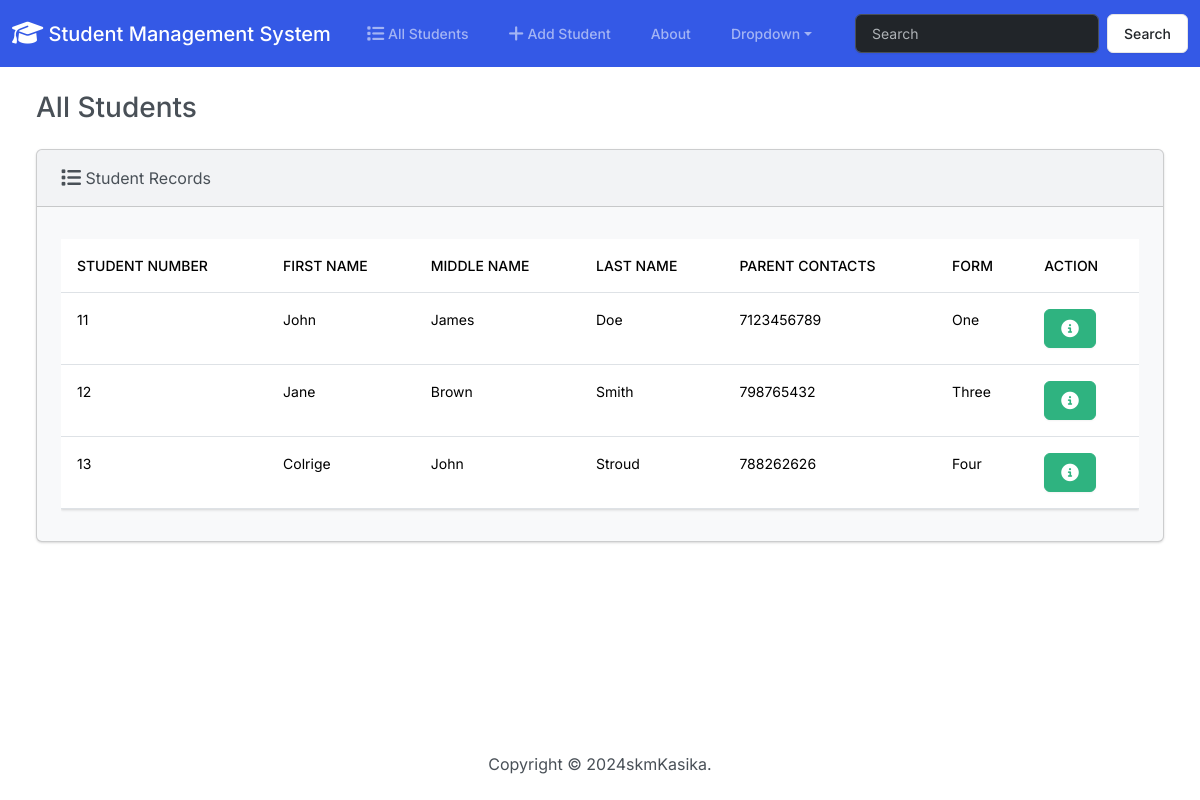
The page / on the database its author committed.
### Students/models.py (models this page shows, shortened)
class Student(models.Model):
    student_number = models.PositiveIntegerField()
    first_name = models.CharField(max_length=50)
    middle_name = models.CharField(max_length=50)
    last_name = models.CharField(max_length=50)
    parent_contacts = models.PositiveIntegerField()
    form = models.CharField(max_length=50)

### Students/views.py (the view)
# urls.py: path('', views.index, name='index'),
def index(request):
    return render(request, 'students/index.html', {
        'students': Student.objects.all()
    })

### Students/templates/students/index.html (shortened to what this page needs)
{% load static %}
<!DOCTYPE html>
<html lang="eng">
<head>
    <link rel="stylesheet" href="https://cdnjs.cloudflare.com/ajax/libs/font-awesome/6.1.1/css/all.min.css">
    <link href="{% static 'css/bootstrap.min.css' %}" rel="stylesheet">
    <body class="d-flex flex-column min-vh-100">
        <nav class="navbar navbar-expand-lg bg-primary" data-bs-theme="dark">
  <div class="container-fluid">
    <a class="navbar-brand" href="#">
      <i class="fa-solid fa-graduation-cap fa-lg"></i> Student Management System</a>
    <div class="collapse navbar-collapse" id="navbarColor01">
      <ul class="navbar-nav me-auto">
        <li class="nav-item">
          <a class="nav-link" href="#">
             All Students</a>
        </li>
        <li class="nav-item">
          <a class="nav-link" href="#">
             Add Student</a>
        </li>
        <li class="nav-item">
          <a class="nav-link" href="#">About</a>
        </li>
        <li class="nav-item dropdown">
          <a class="nav-link dropdown-toggle" data-bs-toggle="dropdown" href="#" role="button" aria-haspopup="true" aria-expanded="false">Dropdown</a>
        </li>
      </ul>
      <form class="d-flex">
        <input class="form-control me-sm-2" type="search" placeholder="Search">
        <button class="btn btn-secondary my-2 my-sm-0" type="submit">Search</button>
      </form>
    </div>
  </div>
</nav>
        <div class="container-fluid">
          <h3 class="m-4">All Students</h3>
          <div class="row">
            <div class="col-12">
              {% if students %}
              <div class="card bg-light ms-4 me-4 mb-4">
                <div class="card-header">
                  <i class="fa-solid fa-list fa-lg"></i> Student Records
                </div>
                <div class="card-body">
                    <div class="table-responsive">
                      <table class="table table-hover">
                        <thead>
                          <tr>
                            <th scope="col">Student Number</th>
                            <th scope="col">First Name</th>
                            <th scope="col">Middle Name</th>
                            <th scope="col">Last Name</th>
                            <th scope="col">Parent Contacts</th>
                            <th scope="col">Form</th>
                            <th scope="col">Action</th>
                          </tr>
                        </thead>
                        <tbody>
                          {% for student in students %}
                            <tr>
                              <td>{{ student.student_number }}</td>
                              <td>{{ student.first_name }}</td>
                              <td>{{ student.middle_name }}</td>
                              <td>{{ student.last_name }}</td>
                              <td>{{ student.parent_contacts }}</td>
                              <td>{{ student.form }}</td>
                              <td>
                                <button type="button" class="btn btn-success me-1" href="{% url 'view_student' student.id %}" data-bs-toggle="modal" data-bs-target="#myModal{{student.id}}">
                                </button>
                              </td>
                            </tr>
                          {% endfor %}
                        </tbody>
                      </table>
                    </div>
                </div>
              </div>
              {% else %}
                <h5 class="alert alert-primary ms-4 me-4">No Students Record</h5>
              {% endif %}
            </div>
          </div>
        </div>
        <footer class="mt-auto mb-4">
          <div class="text-center">
            <span>
              Copyright &copy; <script>document.write(new Date().getFullYear())</script>skmKasika.
            </span>
          </div>
        </footer>
    </body>
</head>
</html>

### rows shown on the page
Student: student_number "11", first_name "John", middle_name "James", last_name "Doe", parent_contacts "7123456789", form "One"
Student: student_number "12", first_name "Jane", middle_name "Brown", last_name "Smith", parent_contacts "798765432", form "Three"
Student: student_number "13", first_name "Colrige", middle_name "John", last_name "Stroud", parent_contacts "788262626", form "Four"
